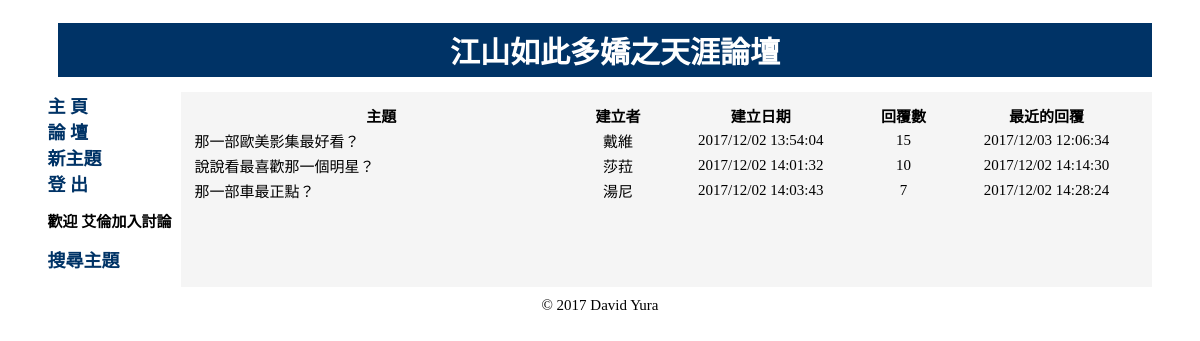
Page /forum.php (signed in) on the committed database.
### tables this page shows
CREATE TABLE `users` (
  `user_id` int(10) UNSIGNED NOT NULL,
  `username` varchar(30) NOT NULL,
  `password` char(40) NOT NULL,
  `alias` varchar(30) NOT NULL,
  `email` varchar(60) NOT NULL,
  `join_date` int(16) UNSIGNED NOT NULL
);

CREATE TABLE `threads` (
  `thread_id` int(10) UNSIGNED NOT NULL,
  `created_by` int(10) UNSIGNED NOT NULL,
  `subject` varchar(150) NOT NULL,
  `built_on` int(12) UNSIGNED NOT NULL
);

### include_fns.php (called while the page is built, shortened)
<?php
function username_to_alias($username)
{
  $conn = db_connect();
  $sql = "SELECT * FROM users WHERE username = '$username'";
  $result = $conn->query($sql);
  if($result->num_rows > 0)
  {
    $row = $result->fetch_assoc();
    $alias = $row['alias'];
    return $alias;
  }
  else
  {
    echo mysqli_error($conn);
    return false;
  }
}
?>

### forum.php (the view, shortened to what this page needs)
<?php
  include_once("header.php");
    echo '<table width="100%" border="0" align="center">';
    echo '<tr>
          <th width="40%">主題</th>
          <th width="10%">建立者</th>
          <th width="20%">建立日期</th>
          <th width="10%">回覆數</th>
          <th width="20%">最近的回覆</th>
          </tr>';
    $conn = db_connect();
    $sql_threads = "SELECT * FROM threads ORDER BY built_on";
    $result_threads = $conn->query($sql_threads);
    if($result_threads->num_rows > 0)
    {
      $num_rows = $result_threads->num_rows;
      for($i = 0; $i < $num_rows; $i++)
      {
        $thread_row = $result_threads->fetch_assoc();
        $thread_id = $thread_row['thread_id'];
        $sql_users = "SELECT * FROM users WHERE user_id = ".$thread_row['created_by'];
        $result_user = $conn->query($sql_users);
        if(!$result_user)
          echo mysqli_error($conn);
        else
          $user_row = $result_user->fetch_assoc();
        $sql_posts = "SELECT COUNT(*) FROM posts WHERE thread_id = ".$thread_row['thread_id'];
        $post_num_result = $conn->query($sql_posts);
        $post_num = $post_num_result->fetch_row();
        $nums = (int)($post_num[0] - 1);
        $sql_posts_last = "SELECT MAX(posted_on) FROM posts WHERE thread_id = ".$thread_row['thread_id'];
        $last_post_result = $conn->query($sql_posts_last);
        $last_post = $last_post_result->fetch_row();
        $last = $last_post[0];
        $built_on = date("Y/m/d H:i:s", $thread_row['built_on']);
        $last_reply = date("Y/m/d H:i:s", $last);
        echo '<tr>
              <td align="left">
              <a href="read.php?thread_id='.$thread_id.'" class="subject">'.$thread_row['subject'].
              '</a></td>
              <td align="center">'.$user_row['alias'].'</td>
              <td align="center">'.$built_on.'</td>
              <td align="center">'.$nums.'</td>
              <td align="center">'.$last_reply.'</td>
              </tr>';
      }
    }
    else
    {
      echo mysqli_error($conn);
    }
    echo '</table>';
  include("footer.php");
?>

### header.php (shortened to what this page needs)
<!DOCTYPE html>
<html>
  <head>
  </head>
  <body>
    <table width="95%" border="0" cellspacing="10" cellpadding="0" align="center">
      <tr>
        <td colspan="2"><p class="title"><a href="index.php" class="index">江山如此多嬌之天涯論壇</a></p></td>
      </tr>
      <tr>
        <td valign="top" width="10%" nowrap="nowrap"><b>
<?php
  echo '<a href="index.php" class="navlink"> 主 頁 </a><br />';
  echo '<a href="forum.php" class="navlink"> 論 壇 </a><br />';
  if(isset($_SESSION['auth_user']))
  {
    if(stripos($_SERVER['PHP_SELF'], 'forum.php'))
    {
      echo '<a href="post.php" class="navlink"> 新主題 </a><br />';
    }
    echo '<a href="logout.php" class="navlink"> 登 出 </a><br />';
    include_once("include_fns.php");
    $alias = username_to_alias($_SESSION['auth_user']);
    echo '<p class="welcome"><marquee scrollamount="2">歡迎 '.$alias.'加入討論</marquee></p>';
  }
  else
  {
    echo '<a href="register.php" class="navlink"> 註 冊 </a><br />';
    echo '<a href="login.php" class="navlink"> 登 入 </a>';
  }
  echo '<p><a href="search.php" class="navlink">搜尋主題</a></p>';
?>
        </b></td>
        <td valign="top" class="content">

### header.php (style rules this page uses)
.title { font-size: 30px; font-weight: bold; color: #ffffff; font-family: "標楷體", "Microsoft YaHei", "Times New Roman"; margin-top: 5px; margin-bottom: 5px; margin-left: 10px; padding-top: 5px; padding-bottom: 5px; padding-left: 20px; background-color: #003366; text-align: center; }
.content { background-color: #f5f5f5; padding-top: 10px; padding-right: 10px; padding-bottom: 10px; padding-left: 10px; margin-top: 10px; margin-right: 10px; margin-bottom: 10px; margin-left: 10px; }
a.navlink { font-size: 18px; }
a.navlink:link { color: #003366; text-decoration: none; }
.welcome { font-size: 14px; font-weight: bold; color: black; background-color : pink; }
body { font-size: 15px; font-family: "標楷體", "Microsoft YaHei", "Times New Roman"; }
a.subject { color:#000000; text-decoration: none; }
a.index { color: #ffffff; text-decoration: none; }

### rows in the picture
users: alias "艾倫"
threads: subject "那一部歐美影集最好看？", users.alias "戴維", built_on "2017/12/02 13:54:04", nums "15", last_reply "2017/12/03 12:06:34"
threads: subject "說說看最喜歡那一個明星？", users.alias "莎菈", built_on "2017/12/02 14:01:32", nums "10", last_reply "2017/12/02 14:14:30"
threads: subject "那一部車最正點？", users.alias "湯尼", built_on "2017/12/02 14:03:43", nums "7", last_reply "2017/12/02 14:28:24"
